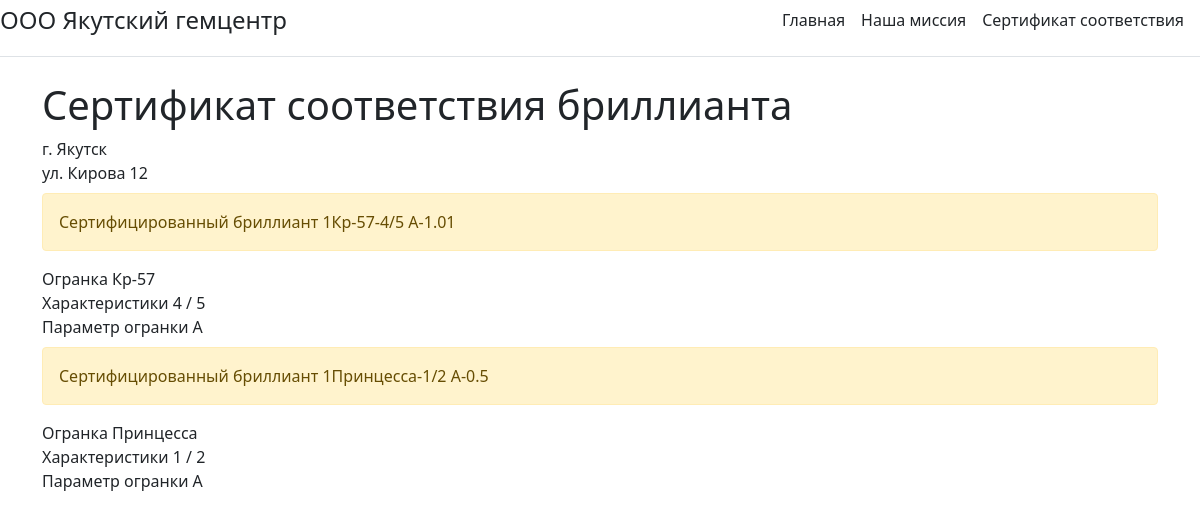
Screenshot of /sertif/2/ with the database file from the repository.
### main/models.py (models this page shows)
class Diamonds4c(models.Model):
    ogr = models.CharField('Огранка', max_length=20)
    col = models.CharField('Цвет', max_length=3)
    cla = models.CharField('Чистота', max_length=3)
    cut = models.CharField('Параметр огранки', max_length=1)
    carat = models.FloatField('Карат')
    pcs = models.IntegerField('Штук')
    def __str__(self):
        return str(self.pcs)+self.ogr+"-"+self.col+'/'+self.cla+\
               ' ' + self.cut+'-'+str(self.carat)
    class Meta:
        verbose_name = 'Сертифицированный бриллиант'
        verbose_name_plural = 'Сертифицированные бриллианты'

### main/views.py (the view)
# urls.py: path('sertif/<int:sertid>/', views.sertifpar, name='sertpar'),
def sertifpar(request,sertid):
    diam = Diamonds4c.objects.order_by('id')[:sertid]
    return render(request, 'main/sertif.html', {'diam':diam})

### main/templates/main/sertif.html
{% extends 'main/base.html' %}
{% block title %}
  Сертификат соответствия бриллианта
{% endblock %}
{% block content %}
 г. Якутск <br> ул. Кирова  12
 {% for el in diam %}
 <div class="alert alert-warning mt-2">
     Сертифицированный бриллиант {{el}}
 </div>
Огранка  {{ el.ogr}} <br>
Характеристики  {{ el.col }} / {{el.cla}} <br>
Параметр огранки  {{ el.cut }} <br>
 {% endfor %}
{% endblock %}

### rows the page displays
Diamonds4c: pcs+ogr+col "1Кр-57-4/5 А-1.01", ogr "Кр-57", col "4", cla "5", cut "А"
Diamonds4c: pcs+ogr+col "1Принцесса-1/2 А-0.5", ogr "Принцесса", col "1", cla "2", cut "А"
